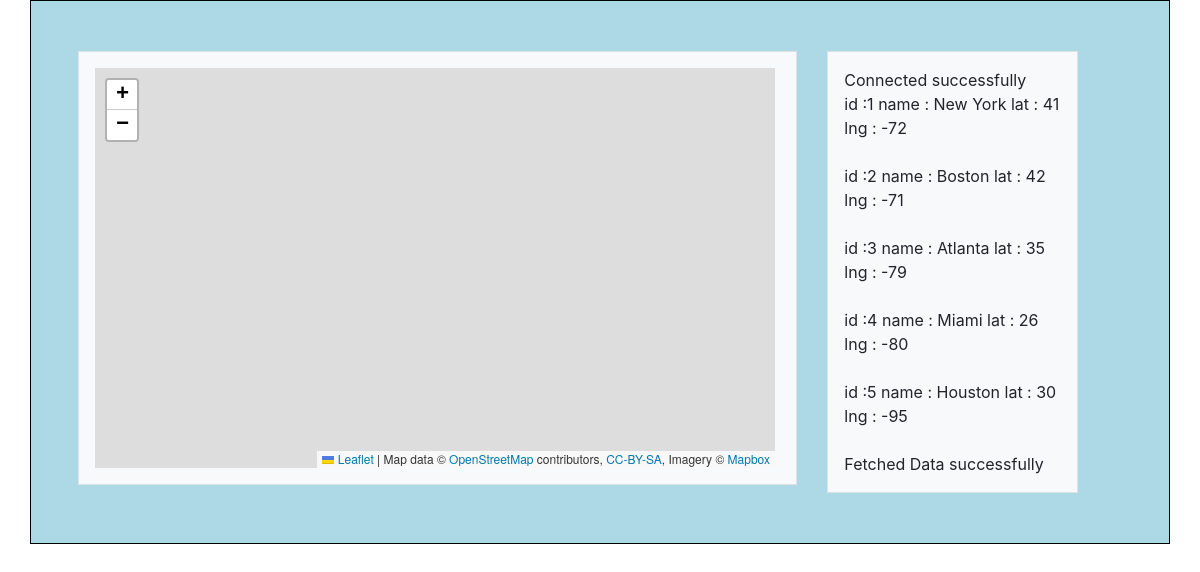
The page / on the database its author committed.
### tables this page shows
CREATE TABLE `worlddata` (
  `id` int(11) NOT NULL,
  `name` varchar(25) NOT NULL,
  `latitude` decimal(10,0) NOT NULL,
  `longitude` decimal(10,0) NOT NULL
);

### DbConnect.php (the view, shortened to what this page needs)
<?php
   $dbhost = 'localhost';
   $dbuser = 'root';
   $dbpass = '';
   $conn = mysqli_connect($dbhost, $dbuser, $dbpass);
   echo 'Connected successfully<br>';
    $sql = 'SELECT id, name, latitude, longitude FROM worlddata';
    mysqli_select_db(  $conn ,'home_leafletdb' );
	 $retval = mysqli_query( $conn, $sql);
   while($row = $retval->fetch_assoc()) {
      echo "id :{$row['id']}  \t ".
         "name : {$row['name']} \t ".
         "lat : {$row['latitude']} \t ".
		 "lng : {$row['longitude']}  ".
         "<br><br>";
   }
   echo "Fetched Data successfully\n";
?>

### index.php (shortened to what this page needs)
<!doctype html>
<html lang="en">
  <head>
    <link rel="stylesheet" href="https://stackpath.bootstrapcdn.com/bootstrap/4.5.0/css/bootstrap.min.css">
	 <link rel="stylesheet" href="https://unpkg.com/leaflet@1.6.0/dist/leaflet.css"/>
  </head>
  <body>
<div class="container">
	<div class="row mx-md-n5">
	  <div class="col-md-8"><div class="p-3 border bg-light"><div id="mapid" style="width: 680px; height: 400px;"></div></div></div>
	  <div class="col-md-3"><div class="p-3 border bg-light"><?php include 'DbConnect.php';?></div></div>
</div>
</div>
  </body>
</html>

### index.php (style rules this page uses)
.container { border: 1px solid black; background-color: lightblue; padding-top: 50px; padding-right: 30px; padding-bottom: 50px; padding-left: 80px; }

### rows shown on the page
worlddata: id "1", name "New York", latitude "41", longitude "-72"
worlddata: id "2", name "Boston", latitude "42", longitude "-71"
worlddata: id "3", name "Atlanta", latitude "35", longitude "-79"
worlddata: id "4", name "Miami", latitude "26", longitude "-80"
worlddata: id "5", name "Houston", latitude "30", longitude "-95"
